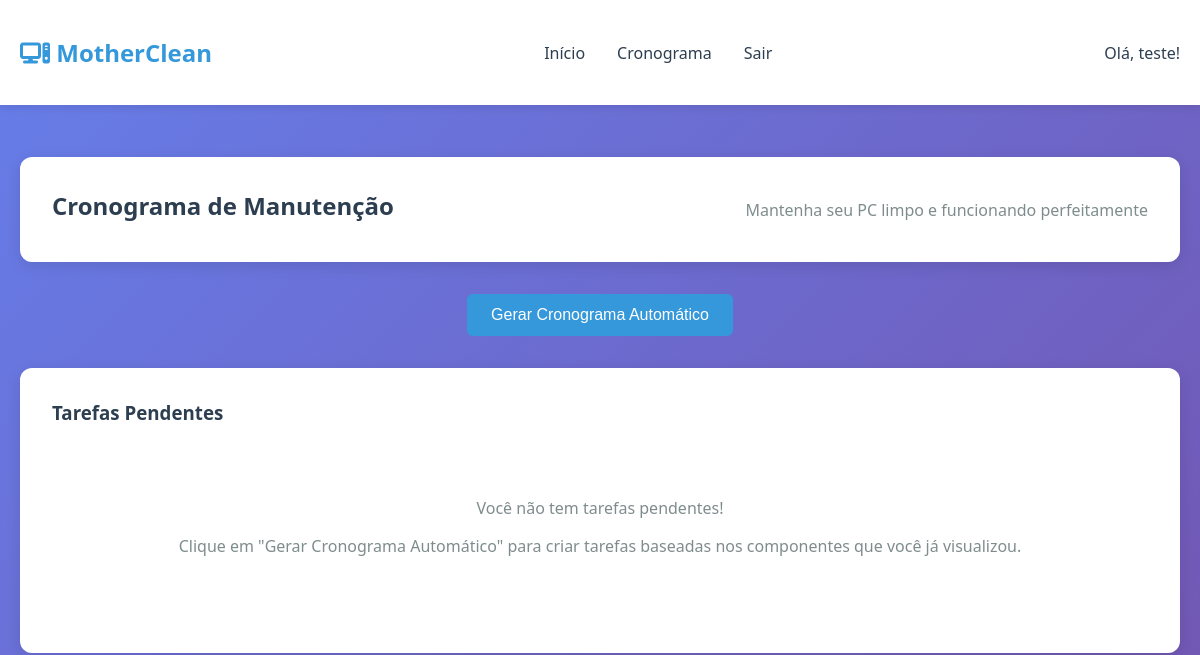
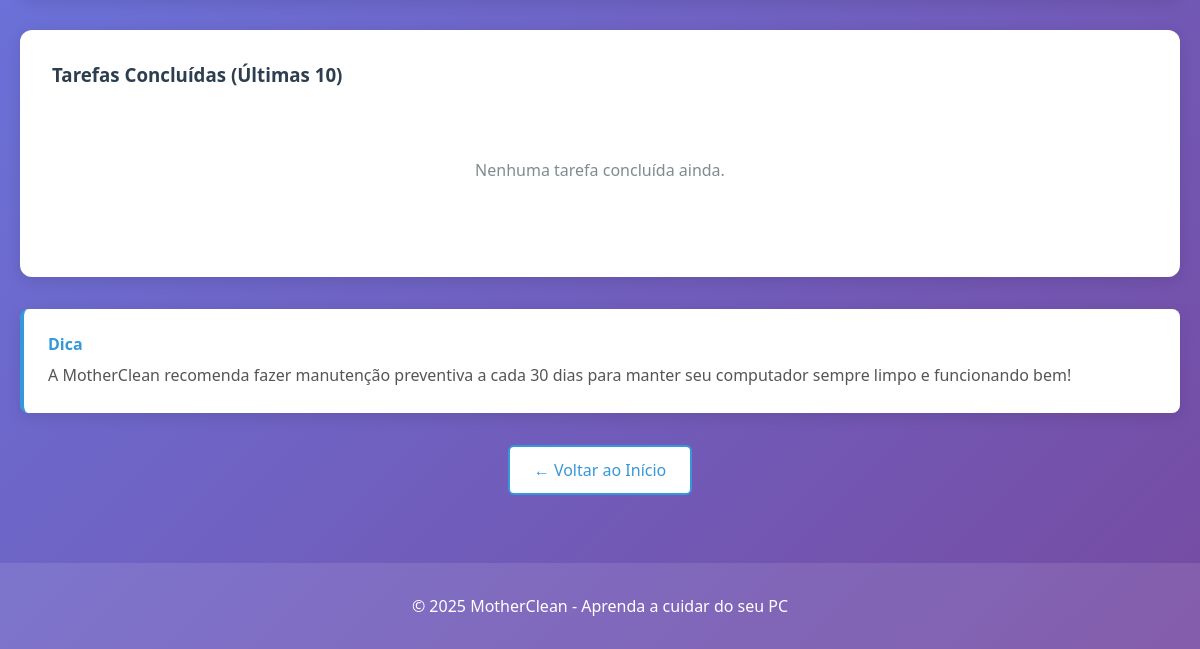
Before: /cronograma/ (signed in) with the older database file (2 pictures, top to bottom).
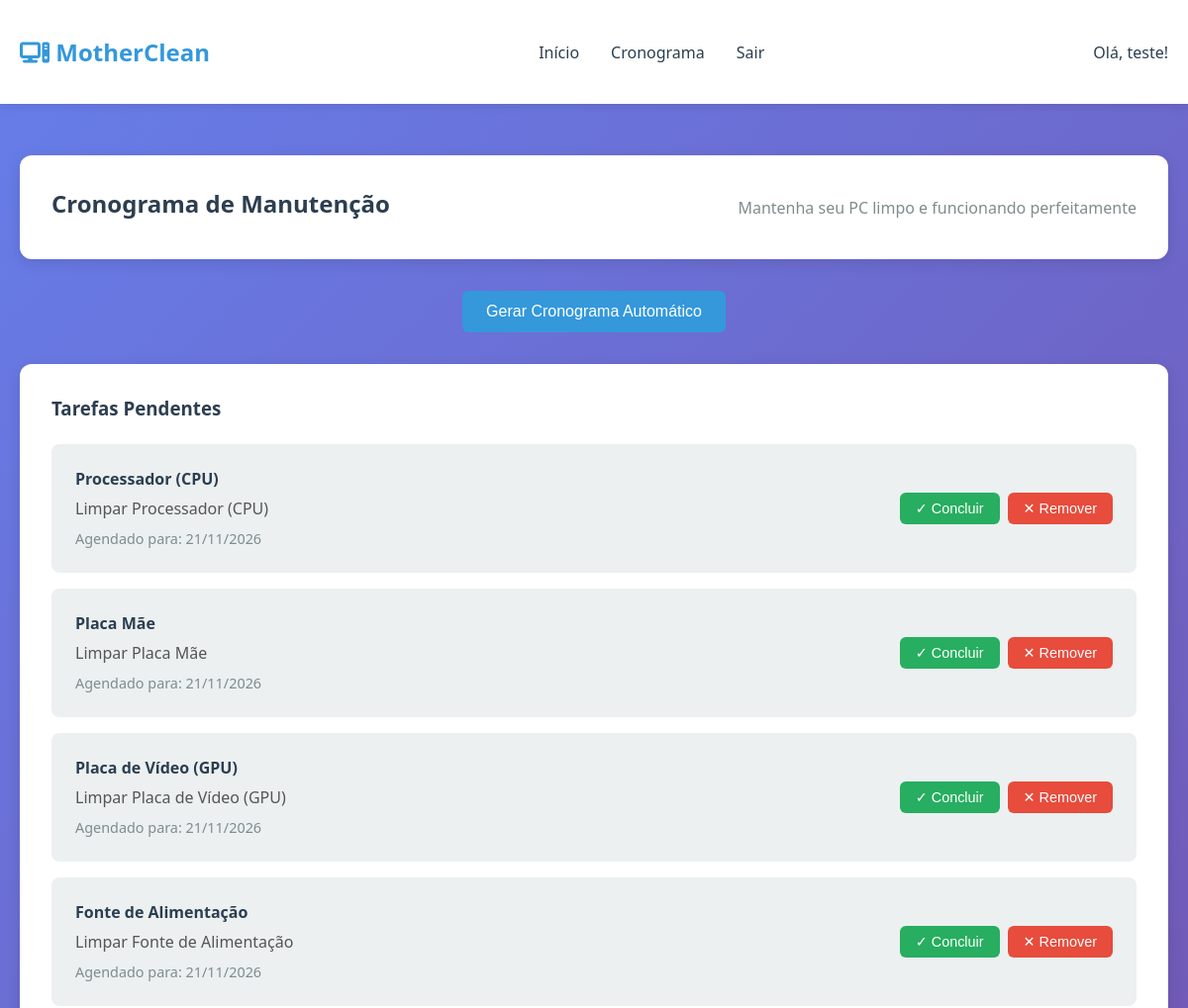
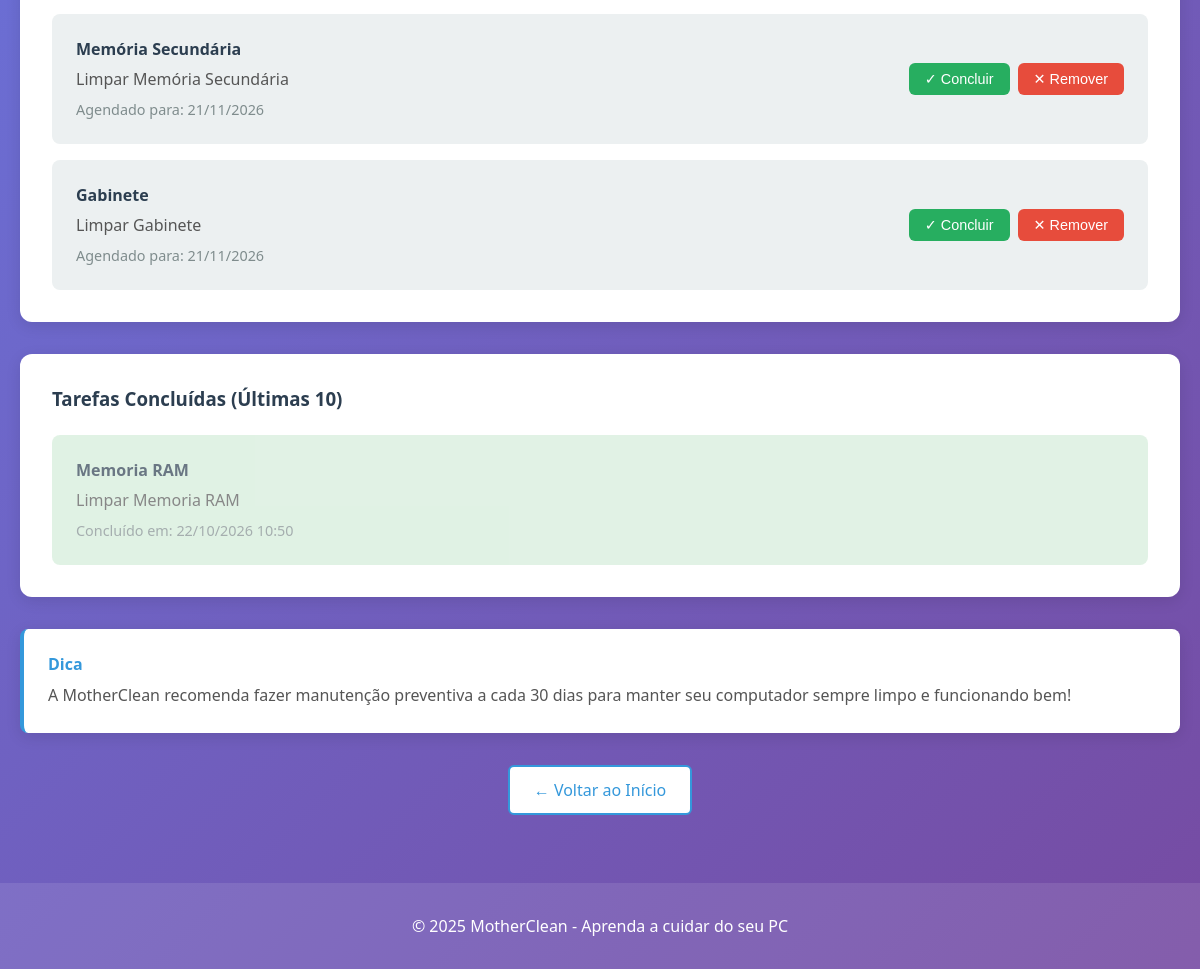
After: the same page with the newer database file (2 pictures, top to bottom).
### core/models.py (models this page shows, shortened)
class Usuario(AbstractUser):
    data_cadastro = models.DateTimeField(auto_now_add=True)
    ultimo_acesso = models.DateTimeField(null=True, blank=True)
    class Meta:
        verbose_name = 'Usuário'
        verbose_name_plural = 'Usuários'

class TarefaManutencao(models.Model):
    usuario = models.ForeignKey(Usuario, on_delete=models.CASCADE, related_name='tarefas')
    componente = models.ForeignKey(Componente, on_delete=models.CASCADE)
    descricao = models.CharField(max_length=200)
    data_criacao = models.DateTimeField(auto_now_add=True)
    data_agendada = models.DateField()
    concluida = models.BooleanField(default=False)
    data_conclusao = models.DateTimeField(null=True, blank=True)
    class Meta:
        verbose_name = 'Tarefa de Manutenção'
        verbose_name_plural = 'Tarefas de Manutenção'
        ordering = ['data_agendada', 'concluida']

class Componente(models.Model):
    nome = models.CharField(max_length=100)
    descricao = models.TextField()
    instrucoes_limpeza = models.TextField(help_text="Como limpar este componente")
    imagem_url = models.CharField(max_length=500, blank=True)
    video_youtube = models.CharField(max_length=500, blank=True, help_text="Link do vídeo do YouTube")
    ordem_exibicao = models.IntegerField(default=0, help_text="Ordem de exibição no gabinete")
    ativo = models.BooleanField(default=True)
    class Meta:
        verbose_name = 'Componente'
        verbose_name_plural = 'Componentes'
        ordering = ['ordem_exibicao']

### core/views.py (the view)
# urls.py: path('cronograma/', views.cronograma_view, name='cronograma'),
@login_required
def cronograma_view(request):
    tarefas_pendentes = TarefaManutencao.objects.filter(
        usuario=request.user,
        concluida=False
    ).order_by('data_agendada')
    tarefas_concluidas = TarefaManutencao.objects.filter(
        usuario=request.user,
        concluida=True
    ).order_by('-data_conclusao')[:10]  # Últimas 10
    context = {
        'tarefas_pendentes': tarefas_pendentes,
        'tarefas_concluidas': tarefas_concluidas,
    }
    return render(request, 'cronograma.html', context)

### core/templates/cronograma.html (shortened to what this page needs)
    {% extends 'base.html' %}
{% block content %}
<div class="container">
    <div class="page-header">
        <h2>Cronograma de Manutenção</h2>
        <p>Mantenha seu PC limpo e funcionando perfeitamente</p>
    </div>
    <div class="cronograma-actions">
        <form method="POST" action="{% url 'gerar_cronograma' %}">
            <button type="submit" class="btn btn-primary">
                Gerar Cronograma Automático
            </button>
        </form>
    </div>
    <div class="cronograma-content">
        <div class="tarefas-section">
            <h3>Tarefas Pendentes</h3>
            {% if tarefas_pendentes %}
            <div class="tarefas-list">
                {% for tarefa in tarefas_pendentes %}
                <div class="tarefa-card">
                    <div class="tarefa-info">
                        <h4>{{ tarefa.componente.nome }}</h4>
                        <p>{{ tarefa.descricao }}</p>
                        <span class="tarefa-data">
                            Agendado para: {{ tarefa.data_agendada|date:"d/m/Y" }}
                        </span>
                    </div>
                    <div class="tarefa-actions">
                        <form method="POST" action="{% url 'tarefa_concluir' tarefa.id %}" class="inline-form">
                            <button type="submit" class="btn btn-success btn-sm">✓ Concluir</button>
                        </form>
                        <form method="POST" action="{% url 'tarefa_deletar' tarefa.id %}" class="inline-form">
                            <button type="submit" class="btn btn-danger btn-sm" onclick="return confirm('Tem certeza que deseja remover esta tarefa?')">✕ Remover</button>
                        </form>
                    </div>
                </div>
                {% endfor %}
            </div>
            {% else %}
            <div class="empty-state">
                <p>Você não tem tarefas pendentes!</p>
                <p>Clique em "Gerar Cronograma Automático" para criar tarefas baseadas nos componentes que você já visualizou.</p>
            </div>
            {% endif %}
        </div>
        <div class="tarefas-section">
            <h3>Tarefas Concluídas (Últimas 10)</h3>
            {% if tarefas_concluidas %}
            <div class="tarefas-list tarefas-concluidas">
                {% for tarefa in tarefas_concluidas %}
                <div class="tarefa-card completed">
                    <div class="tarefa-info">
                        <h4>{{ tarefa.componente.nome }}</h4>
                        <p>{{ tarefa.descricao }}</p>
                        <span class="tarefa-data">
                            Concluído em: {{ tarefa.data_conclusao|date:"d/m/Y H:i" }}
                        </span>
                    </div>
                </div>
                {% endfor %}
            </div>
            {% else %}
            <div class="empty-state">
                <p>Nenhuma tarefa concluída ainda.</p>
            </div>
            {% endif %}
        </div>
    </div>
    <div class="cronograma-info">
        <div class="info-box">
            <h4> Dica</h4>
            <p>A MotherClean recomenda fazer manutenção preventiva a cada 30 dias para manter seu computador sempre limpo e funcionando bem!</p>
        </div>
    </div>
    <div class="navigation-buttons">
        <a href="{% url 'home' %}" class="btn btn-outline">← Voltar ao Início</a>
    </div>
</div>
{% endblock %}

### core/templates/base.html (shortened to what this page needs)
{% load static %}
<!DOCTYPE html>
<html lang="pt-br">
<head>
    <link rel="stylesheet" href="{% static 'css/style.css' %}">
    <link rel="stylesheet" href="https://cdnjs.cloudflare.com/ajax/libs/font-awesome/6.5.0/css/all.min.css">
</head>
<body>
    {% if user.is_authenticated %}
    <nav class="navbar">
        <div class="container">
            <div class="nav-brand">
                <h1><i class="fa-solid fa-computer"></i> MotherClean</h1>
            </div>
            <ul class="nav-menu">
                <li><a href="{% url 'home' %}" class="nav-link">Início</a></li>
                <li><a href="{% url 'cronograma' %}" class="nav-link">Cronograma</a></li>
                <li><a href="{% url 'logout' %}" class="nav-link">Sair</a></li>
            </ul>
            <div class="user-info">
                <span>Olá, {{ user.username }}!</span>
            </div>
        </div>
    </nav>
    {% endif %}
    <main class="main-content">
        {% block content %}
        {% endblock %}
    </main>
    <footer class="footer">
        <p>&copy; 2025 MotherClean - Aprenda a cuidar do seu PC</p>
    </footer>
</body>
</html>

### core/static/css/style.css (style rules this page uses)
* { margin: 0; padding: 0; box-sizing: border-box; }
:root { --primary: #3498db; --secondary: #2ecc71; --danger: #e74c3c; --warning: #f39c12; --dark: #2c3e50; --light: #ecf0f1; --border: #bdc3c7; --success: #27ae60; }
body { font-family: 'Segoe UI', Tahoma, Geneva, Verdana, sans-serif; background: linear-gradient(135deg, #667eea 0%, #764ba2 100%); min-height: 100vh; color: #333; }
.container { max-width: 1200px; margin: 0 auto; padding: 20px; }
.navbar { background: white; box-shadow: 0 2px 10px rgba(0,0,0,0.1); padding: 1rem 0; margin-bottom: 2rem; }
.navbar .container { display: flex; justify-content: space-between; align-items: center; }
.nav-brand h1 { color: var(--primary); font-size: 1.5rem; }
.nav-menu { display: flex; list-style: none; gap: 2rem; }
.nav-link { color: var(--dark); text-decoration: none; font-weight: 500; transition: color 0.3s; }
.user-info { color: var(--dark); font-weight: 500; }
.main-content { min-height: calc(100vh - 200px); }
.btn { display: inline-block; padding: 0.75rem 1.5rem; border: none; border-radius: 6px; font-size: 1rem; font-weight: 500; cursor: pointer; text-decoration: none; text-align: center; transition: all 0.3s; }
.btn-primary { background: var(--primary); color: white; }
.btn-success { background: var(--success); color: white; }
.btn-danger { background: var(--danger); color: white; }
.btn-outline { background: white; color: var(--primary); border: 2px solid var(--primary); }
.btn-sm { padding: 0.5rem 1rem; font-size: 0.9rem; }
.page-header { background: white; padding: 2rem; border-radius: 12px; margin-bottom: 2rem; box-shadow: 0 4px 15px rgba(0,0,0,0.1); display: flex; justify-content: space-between; align-items: center; gap: 2rem; }
.page-header h2 { color: var(--dark); margin-bottom: 0.5rem; grid-column: 1; }
.page-header p { color: #7f8c8d; grid-column: 1; }
.inline-form { display: inline-block; }
.cronograma-actions { margin-bottom: 2rem; text-align: center; }
.cronograma-content { display: grid; gap: 2rem; }
.tarefas-section { background: white; padding: 2rem; border-radius: 12px; box-shadow: 0 4px 15px rgba(0,0,0,0.1); }
.tarefas-section h3 { color: var(--dark); margin-bottom: 1.5rem; }
.tarefas-list { display: grid; gap: 1rem; }
.tarefa-card { background: var(--light); padding: 1.5rem; border-radius: 8px; display: flex; justify-content: space-between; align-items: center; transition: transform 0.3s; }
.tarefa-card.completed { opacity: 0.7; background: #d4edda; }
.tarefa-info h4 { color: var(--dark); margin-bottom: 0.5rem; }
.tarefa-info p { color: #555; margin-bottom: 0.5rem; }
.tarefa-data { color: #7f8c8d; font-size: 0.9rem; }
.tarefa-actions { display: flex; gap: 0.5rem; }
.cronograma-info { margin: 2rem 0; }
.info-box { background: white; padding: 1.5rem; border-radius: 8px; border-left: 4px solid var(--primary); box-shadow: 0 4px 15px rgba(0,0,0,0.1); }
.info-box h4 { color: var(--primary); margin-bottom: 0.5rem; }
.info-box p { color: #555; line-height: 1.6; }
.navigation-buttons { margin-top: 2rem; text-align: center; }
.footer { background: rgba(255,255,255,0.1); color: white; text-align: center; padding: 2rem; margin-top: 3rem; }

Changed rows visible on the page:
added TarefaManutencao: componente.nome "Processador (CPU)", descricao "Limpar Processador (CPU)", data_agendada "21/11/2026", shown under "Tarefas Pendentes"
added TarefaManutencao: componente.nome "Placa Mãe", descricao "Limpar Placa Mãe", data_agendada "21/11/2026", shown under "Tarefas Pendentes"
added TarefaManutencao: componente.nome "Placa de Vídeo (GPU)", descricao "Limpar Placa de Vídeo (GPU)", data_agendada "21/11/2026", shown under "Tarefas Pendentes"
added TarefaManutencao: componente.nome "Fonte de Alimentação", descricao "Limpar Fonte de Alimentação", data_agendada "21/11/2026", shown under "Tarefas Pendentes"
added TarefaManutencao: componente.nome "Memória Secundária", descricao "Limpar Memória Secundária", data_agendada "21/11/2026", shown under "Tarefas Pendentes"
added TarefaManutencao: componente.nome "Gabinete", descricao "Limpar Gabinete", data_agendada "21/11/2026", shown under "Tarefas Pendentes"
added TarefaManutencao: componente.nome "Memoria RAM", descricao "Limpar Memoria RAM", data_conclusao "22/10/2026 10:50", shown under "Tarefas Concluídas (Últimas 10)"
Other visible differences:
text no longer shown: "Você não tem tarefas pendentes! Clique em \"Gerar Cronograma Automático\" para criar tarefas baseadas nos componentes que você já visualizou. Nenhuma tarefa concluída ainda."
